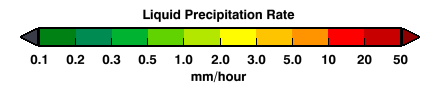
#> input picture pipeline/inputs/colorbars/rainbarblack2.png, 440 x 90 px, given in place of dyamondCbar_6-27-2024a.png, which was not available
$ python validate.py
#> lines starting #> are read from the running program, lines starting #| are printed output that depends on the picture; after the words box and inside, x2 and y2 are one past the last pixel; in counts of white or black regions, pixels touching at a corner belong together
### pipeline/common.py
"""Shared helpers for the Earth Jukebox data pipeline (L1). Python 3.10+."""
import os, re, json, time, hashlib, datetime as dt, urllib.request
from pathlib import Path
import numpy as np

PIPE = Path(__file__).resolve().parent
ROOT = PIPE.parent
PUBLIC = ROOT / "public" / "data"
RAW, WORK, INPUTS = PIPE / "raw", PIPE / "work", PIPE / "inputs"
for d in (RAW, WORK, PUBLIC / "latest", PUBLIC / "sequence", PUBLIC / "context", PUBLIC / "demo", PUBLIC / "truth"):
    d.mkdir(parents=True, exist_ok=True)

UA = {"User-Agent": "earth-jukebox-pipeline/1.0"}

# [5 lines left out: function nested_credits, not called in this run]


def inherited_credit(*files):
    """A derived file's credit: its inputs' own credit lines, in order, each once (never typed)."""
    return "; ".join(dict.fromkeys(c for f in files for c in nested_credits(f)))


def now_utc():
    return dt.datetime.now(dt.timezone.utc).strftime("%Y-%m-%dT%H:%M:%SZ")

# [47 lines left out: functions load_params, http_get, download, sha256, date_in, not called in this run]

def safe_name(name):
    return re.sub(r"[^A-Za-z0-9._-]", "_", name)

# ---------------- colour lookup tables ----------------
def read_rgb(path):
    from PIL import Image
    return np.asarray(Image.open(path).convert("RGB")).astype(np.float32)

# [36 lines left out: functions strip, strip_values, nearest, invert_rgb_image, not called in this run]

# ---------------- encodings (must match the data contract) ----------------
SST_NODATA = 65535
# [25 lines left out: functions encode_sst, decode_sst, encode_rain, decode_rain, not called in this run]

RAIN_U8_LEVELS = 126
# [45 lines left out: functions encode_rain_u8, decode_rain_u8, block_nanmean, block_max_with_phase, write_json, not called in this run]

### pipeline/svs/config.py
"""Paths and limits for the official-resources pipeline, defined once. Raw downloads live in data_raw/ (git-ignored,
on the repo's drive); temp files are pointed there too so nothing large lands on the system drive."""
import os
from pathlib import Path
from core import env  # noqa: F401  (.env.local before anything reads a secret)

PIPE = Path(__file__).resolve().parents[1]
REPO = PIPE.parent
DATA_RAW = Path(os.environ.get("BLOOP_DATA_RAW", REPO / "data_raw"))
CACHE = PIPE / "svs" / "cache"
FIXTURES = PIPE / "svs" / "fixtures"
PUBLIC_OFFICIAL = REPO / "public" / "data" / "official"
PUBLIC_RELATED = REPO / "public" / "data" / "related"
RELATED_PREFIX = "rel_"                    # related-dataset records (docs/related/) live beside, not among, the official ones
RELATED_BUDGET_BYTES = 150_000_000        # all of public/data/related/
DOCS_OFFICIAL = REPO / "docs" / "official"
LINKS_DOC = REPO / "docs" / "official_resources_links.md"

RAW_CAP_BYTES = int(float(os.environ.get("BLOOP_RAW_CAP_GB", "20")) * 1e9)
RECORD_BUDGET_BYTES = 25_000_000           # per record in public/data/official/<id>/
SVS = "https://svs.gsfc.nasa.gov"
UA = {"User-Agent": "Bloop-official-resources/1.0 (NASA Space Apps 2026, team PTSD)"}

for d in (DATA_RAW, DATA_RAW / "_tmp", CACHE):
    d.mkdir(parents=True, exist_ok=True)
for k in ("TMP", "TEMP", "TMPDIR"):
    os.environ[k] = str(DATA_RAW / "_tmp")

def record_dir(record):
    """Where a record's shipped files live: public/data/related/ for 'rel_' records, public/data/official/ otherwise."""
    return (PUBLIC_RELATED if record.startswith(RELATED_PREFIX) else PUBLIC_OFFICIAL) / record

def raw_dir(*parts):
    p = DATA_RAW.joinpath(*map(str, parts))
    p.mkdir(parents=True, exist_ok=True)
    return p

### pipeline/svs/frames.py
"""Frames: decoding (whole files or a PNG prefix holding only the top rows), movie extraction with ffmpeg, and the
frame → time mapping. Time methods, in order of preference (the method is always recorded):
  a "date-list"  — the SVS per-frame date list (e.g. 3912's flat_ecco2_dates.txt);
  b "ocr"        — a burned-in date label read by OCR (svs/ocr.py), checked by eye on 10 random frames;
  c "linear"     — the stated period ÷ frame count, labelled approximate."""
import datetime as dt, io, json, re, shutil, struct, subprocess, threading, zlib
from pathlib import Path
import numpy as np
from PIL import Image, ImageFile

_TRUNCATED = threading.Lock()        # Pillow's LOAD_TRUNCATED_IMAGES is process-wide: one decode at a time

PNG_SIG = b"\x89PNG\r\n\x1a\n"
CHANNELS = {0: 1, 2: 3, 3: 1, 4: 2, 6: 4}       # PNG colour type → samples per pixel

def read_rgba(path):
    """Any frame file → uint8 RGBA array (TIF/PNG/JPG via Pillow; EXR via OpenCV, linear light encoded as sRGB)."""
    if str(path).lower().endswith(".exr"): return _read_exr(path)
    try:
        return np.asarray(Image.open(path).convert("RGBA"))
#> returned value is the input picture: shape (90, 440, 4); mean B, G, R, A 86.5, 85.9, 66.8, 59.8
    except Exception:                                       # e.g. float32 RGB TIFF (4939's colorbar): Pillow cannot read it
        import imagecodecs
        a = imagecodecs.imread(path)
        if a.dtype.kind == "f": a = np.clip(np.round(a * 255 if a.max() <= 1 else a), 0, 255)
        a = np.atleast_3d(a.astype(np.uint8))
        if a.shape[2] == 1: a = np.repeat(a, 3, axis=2)
        return a if a.shape[2] == 4 else np.dstack([a[..., :3], np.full(a.shape[:2], 255, np.uint8)])

# [116 lines left out: functions _read_exr, png_header, png_rows_available, png_top_rows, times_linear, times_from_list and 5 more, not called in this run]

### pipeline/svs/records/co2/transfer.py
"""The DYAMOND colorbar (5436 dyamondCbar_6-27-2024a.png) → colour and opacity transfer functions on the ppm axis. The
strip is drawn over a checkerboard: in every column one checker row shows the light cell and the other the dark cell,
P = α·C + (1 − α)·B. With the two backgrounds B_light, B_dark taken at the strip's low end (380 ppm, assumed fully
transparent there), α = 1 − (P_light − P_dark) / (B_light − B_dark) and C = (P_dark − (1 − α)·B_dark) / α. Labels (OCR,
white on transparent) give ppm per column by a straight-line fit. Everything is read from the image."""
import numpy as np
from svs import frames, ocr
from svs.colorbar import Colorbar

EDGE, TICKS, SMOOTH = 5, 25, 27          # px: strip outline, tick marks' height inside the strip, half a checker cell

def read(path):
    a = frames.read_rgba(path).astype(np.float64)
    al = a[..., 3] > 0
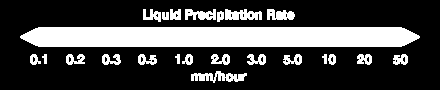
#> al: shape (90, 440) bool; 26.5% white; 23 white regions, largest, box (x1, y1, x2, y2) and area: (20, 27, 420, 47) 7672, (191, 71, 247, 83) 361, (225, 9, 262, 20) 300
    rows = np.where(al[:, int(0.15 * a.shape[1]):int(0.85 * a.shape[1])].mean(1) > 0.9)[0]
#> rows = 20 values from 27 to 46
    top, bot = int(rows.min()), int(rows.max())
#> top = 27; bot = 46
    mid = (top + bot) // 2
#> mid = 36
    cols = np.where(al[mid])[0]; x0, x1 = int(cols.min()), int(cols.max())
#> after `cols = np.where(al[mid])[0]`: cols = 400 values from 20 to 419
#> after `x0, x1 = (int(cols.min()), int(cols.max()))`: x0 = 20; x1 = 419
    band = a[top + EDGE:bot - TICKS, x0:x1 + 1, :3]                 # the tick marks sit in the strip's bottom rows
#> band = empty array
    lum = band.mean(-1)
#> lum = empty array
#> (the run stopped early here; a loop or call above may not have finished)

$ run again, on pipeline/inputs/truth/compare.png
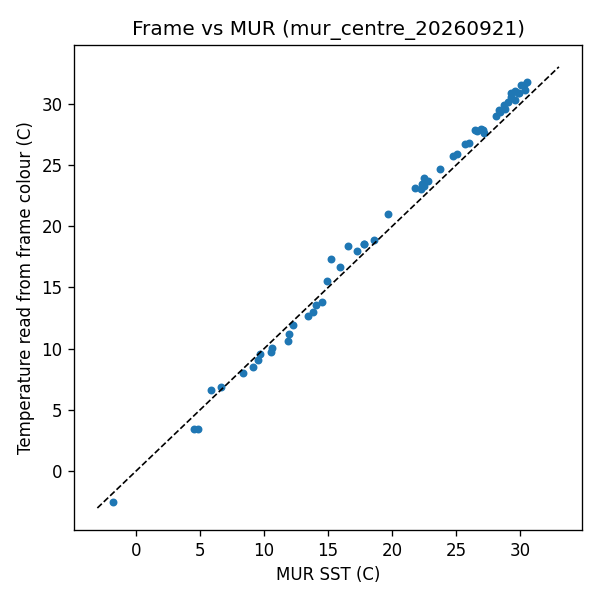
#> input picture pipeline/inputs/truth/compare.png, 600 x 600 px, given in place of dyamondCbar_6-27-2024a.png, which was not available
#> in read_rgba, returned value is the input picture: shape (600, 600, 4); mean B, G, R, A 248.3, 248.8, 249.2, 255
#> al: shape (600, 600) bool; every value is 1
#> rows = 600 values from 0 to 599
#> top = 0; bot = 599
#> mid = 299
#> cols = 600 values from 0 to 599
#> x0 = 0; x1 = 599
#> in read, `band = a[top + EDGE:bot - TICKS, x0:x1 + 1, :3]                 # the ..`:
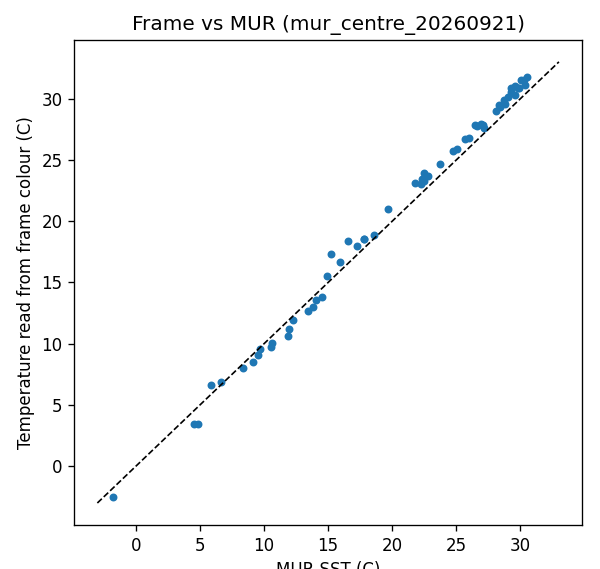
#> band: shape (569, 600, 3) float64; mean R, G, B 248, 248.6, 249
#> light = 600 rows, first 8: [255, 255, 255], [255, 255, 255], [255, 255, 255], [255, 255, 255], [255, 255, 255], [255, 255, 255], [255, 255, 255], [255, 255, 255]
#> dark has the same summary as light
#> B_light = [255, 255, 255]
#> in read, `alpha = np.clip(1 - (light - dark).mean(-1) / max(float((B_light - B_d..`: alpha = 600 values, max 1 at index 0, min 0 at index 16, mean 0.0783
#> colour has the same summary as light
#> in read, `alpha = median_filter(alpha, SMOOTH, mode="nearest")`: alpha = 600 values, max 1 at index 0, min 0 at index 16, mean 0.0533
#> lab_rows = empty array

$ run again, on pipeline/inputs/truth/p1b_crosscheck.png
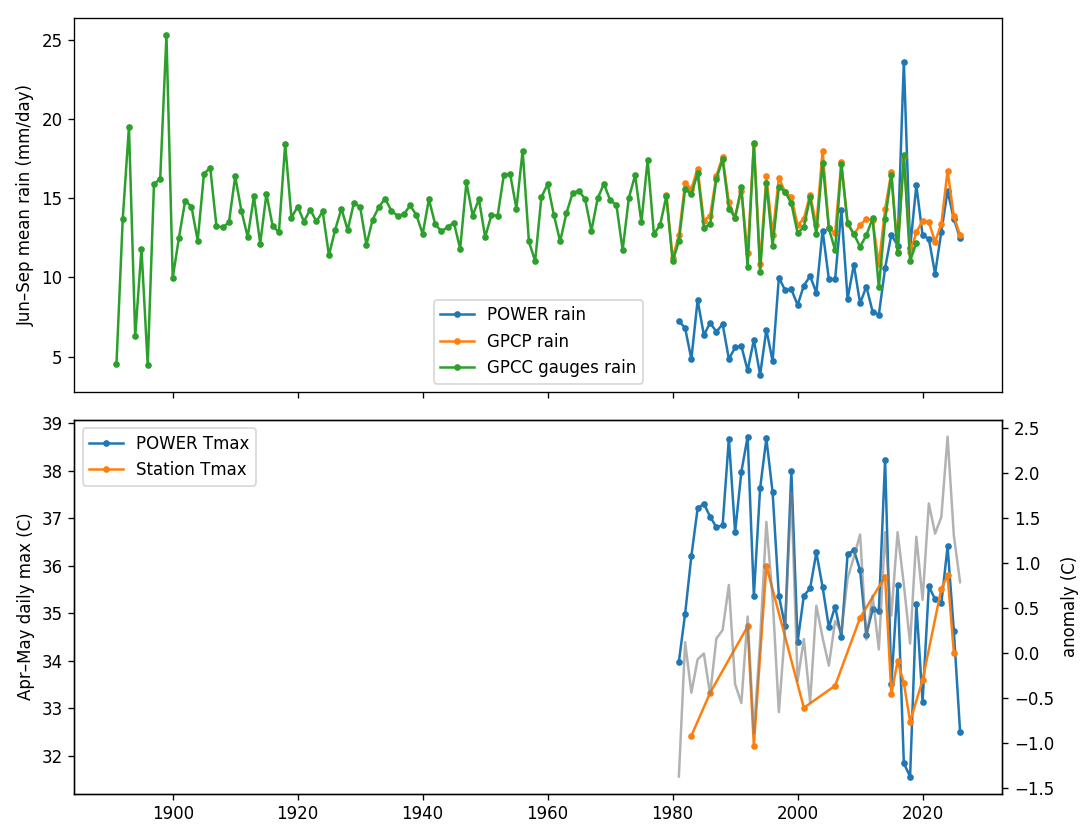
#> input picture pipeline/inputs/truth/p1b_crosscheck.png, 1080 x 840 px, given in place of dyamondCbar_6-27-2024a.png, which was not available
#> in read_rgba, returned value is the input picture: shape (840, 1080, 4); mean B, G, R, A 243.5, 245.9, 244, 255
#> al: shape (840, 1080) bool; every value is 1
#> rows = 840 values from 0 to 839
#> top = 0; bot = 839
#> mid = 419
#> cols = 1080 values from 0 to 1079
#> x0 = 0; x1 = 1079
#> in read, `band = a[top + EDGE:bot - TICKS, x0:x1 + 1, :3]                 # the ..`:
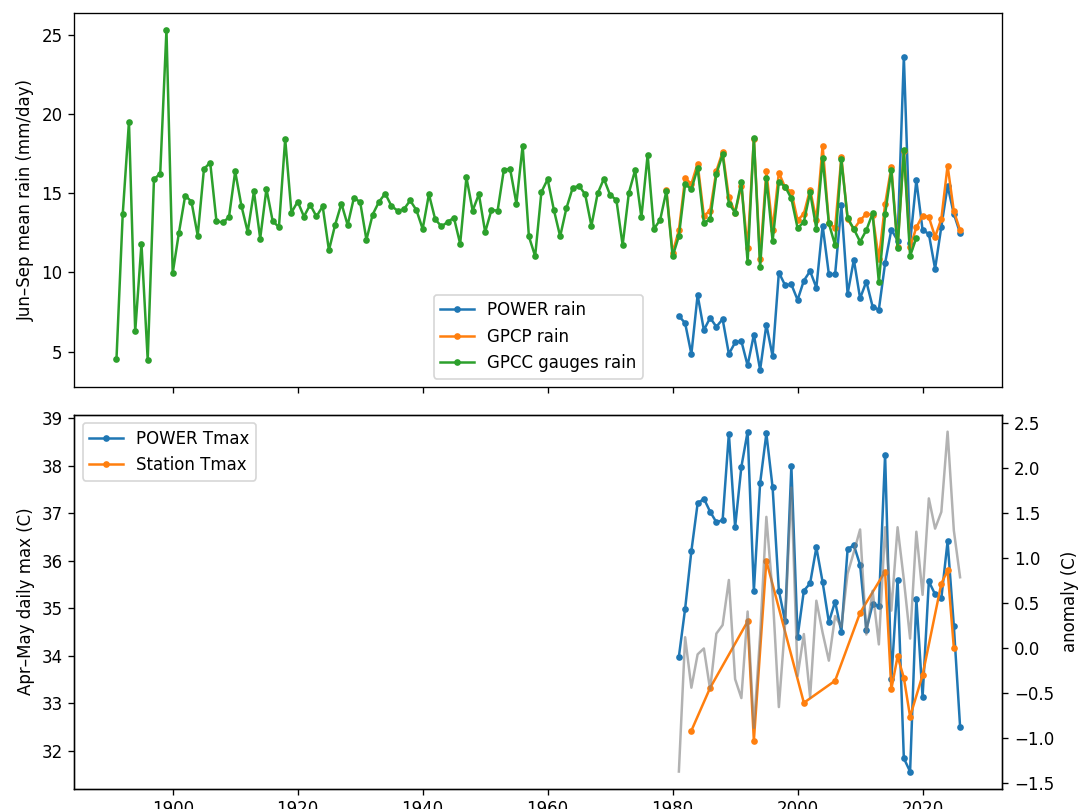
#> band: shape (809, 1080, 3) float64; mean R, G, B 243.2, 245.7, 243.8
#> in read, `lum = band.mean(-1)`:
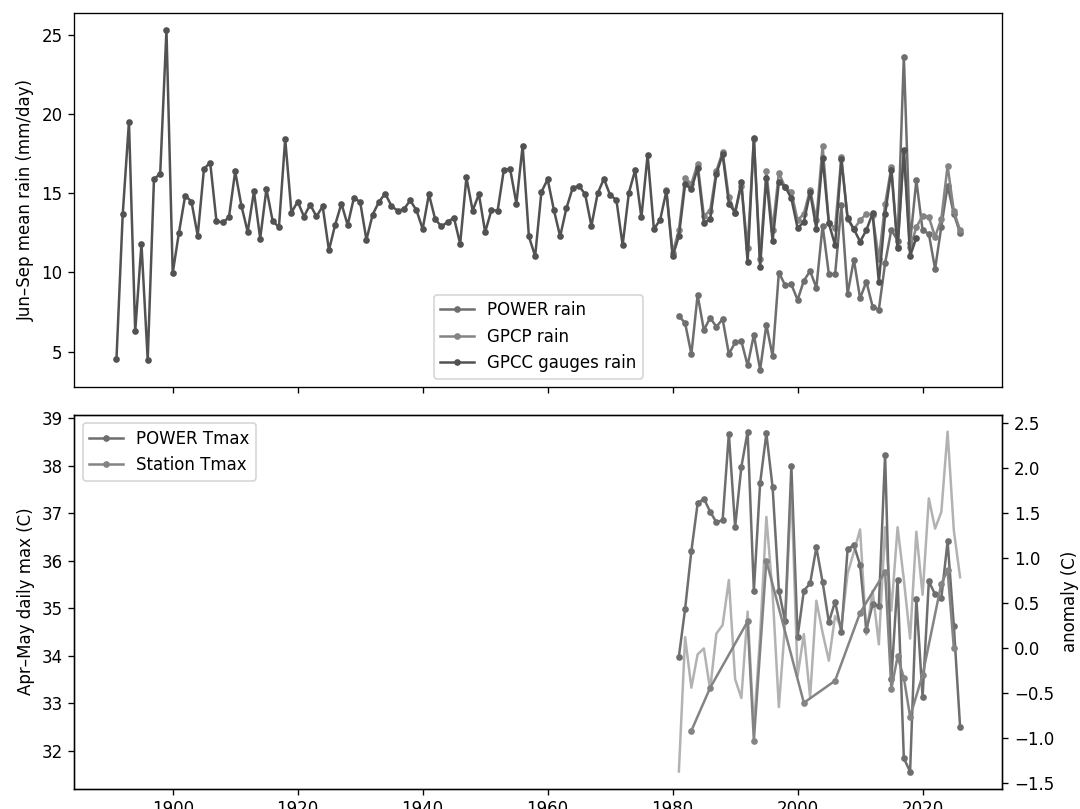
#> lum: shape (809, 1080) float64; min 0, max 255, mean 244.2
#> light = 1080 rows, first 8: [255, 255, 255], [255, 255, 255], [255, 255, 255], [255, 255, 255], [255, 255, 255], [255, 255, 255], [255, 255, 255], [255, 255, 255]
#> dark has the same summary as light
#> B_light = [255, 255, 255]
#> in read, `alpha = np.clip(1 - (light - dark).mean(-1) / max(float((B_light - B_d..`: alpha = 1080 values, max 1 at index 0, min 0 at index 15, mean 0.0426
#> colour has the same summary as light
#> in read, `alpha = median_filter(alpha, SMOOTH, mode="nearest")`: alpha = 1080 values, max 1 at index 0, min 0 at index 15, mean 0.0157
#> lab_rows = empty array

$ run again, on pipeline/inputs/truth/rain_compare.png
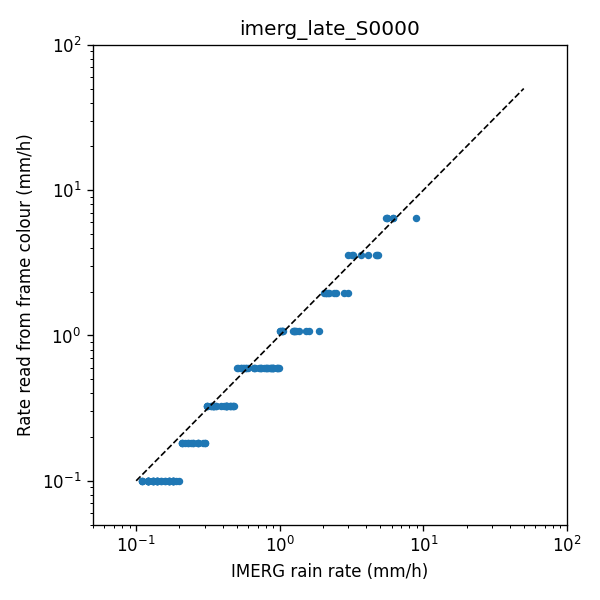
#> input picture pipeline/inputs/truth/rain_compare.png, 600 x 600 px, given in place of dyamondCbar_6-27-2024a.png, which was not available
#> in read_rgba, returned value is the input picture: shape (600, 600, 4); mean B, G, R, A 249.1, 249.6, 249.9, 255
#> al: shape (600, 600) bool; every value is 1
#> rows = 600 values from 0 to 599
#> top = 0; bot = 599
#> mid = 299
#> cols = 600 values from 0 to 599
#> x0 = 0; x1 = 599
#> in read, `band = a[top + EDGE:bot - TICKS, x0:x1 + 1, :3]                 # the ..`:
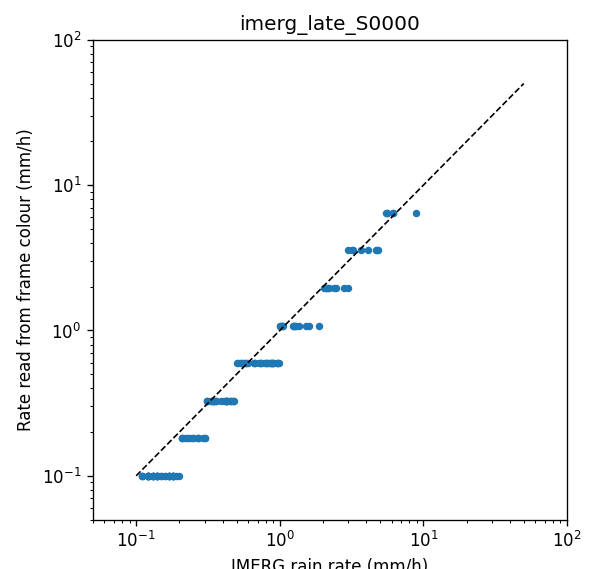
#> band: shape (569, 600, 3) float64; mean R, G, B 248.9, 249.4, 249.7
#> light = 600 rows, first 8: [255, 255, 255], [255, 255, 255], [255, 255, 255], [255, 255, 255], [255, 255, 255], [255, 255, 255], [255, 255, 255], [255, 255, 255]
#> dark has the same summary as light
#> B_light = [255, 255, 255]
#> in read, `alpha = np.clip(1 - (light - dark).mean(-1) / max(float((B_light - B_d..`: alpha = 600 values, max 1 at index 0, min 0 at index 16, mean 0.09
#> colour has the same summary as light
#> in read, `alpha = median_filter(alpha, SMOOTH, mode="nearest")`: alpha = 600 values, max 1 at index 0, min 0 at index 16, mean 0.06
#> lab_rows = empty array
